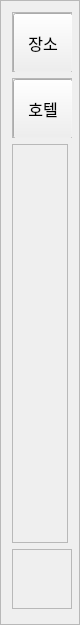
          <widget class="QFrame" name="frame_4">
           <property name="minimumSize">
            <size>
             <width>80</width>
             <height>625</height>
            </size>
           </property>
           <property name="maximumSize">
            <size>
             <width>80</width>
             <height>625</height>
            </size>
           </property>
           <property name="styleSheet">
            <string notr="true"/>
           </property>
           <property name="frameShape">
            <enum>QFrame::StyledPanel</enum>
           </property>
           <property name="frameShadow">
            <enum>QFrame::Raised</enum>
           </property>
           <layout class="QVBoxLayout" name="verticalLayout_8">
            <property name="bottomMargin">
             <number>15</number>
            </property>
            <item>
             <widget class="QFrame" name="frame_24">
              <property name="minimumSize">
               <size>
                <width>60</width>
                <height>60</height>
               </size>
              </property>
              <property name="maximumSize">
               <size>
                <width>60</width>
                <height>60</height>
               </size>
              </property>
              <property name="frameShape">
               <enum>QFrame::StyledPanel</enum>
              </property>
              <property name="frameShadow">
               <enum>QFrame::Raised</enum>
              </property>
              <layout class="QHBoxLayout" name="horizontalLayout_4">
               <property name="spacing">
                <number>0</number>
               </property>
               <property name="leftMargin">
                <number>0</number>
               </property>
               <property name="topMargin">
                <number>0</number>
               </property>
               <property name="rightMargin">
                <number>0</number>
               </property>
               <property name="bottomMargin">
                <number>0</number>
               </property>
               <item>
                <widget class="QPushButton" name="btn_rec_attraction">
                 <property name="minimumSize">
                  <size>
                   <width>60</width>
                   <height>60</height>
                  </size>
                 </property>
                 <property name="maximumSize">
                  <size>
                   <width>60</width>
                   <height>60</height>
                  </size>
                 </property>
                 <property name="font">
                  <font>
                   <family>G마켓 산스 TTF Medium</family>
                   <pointsize>12</pointsize>
                  </font>
                 </property>
                 <property name="text">
                  <string>장소</string>
                 </property>
                </widget>
               </item>
              </layout>
             </widget>
            </item>
            <item>
             <widget class="QFrame" name="frame_23">
              <property name="minimumSize">
               <size>
                <width>60</width>
                <height>60</height>
               </size>
              </property>
              <property name="maximumSize">
               <size>
                <width>60</width>
                <height>60</height>
               </size>
              </property>
              <property name="frameShape">
               <enum>QFrame::StyledPanel</enum>
              </property>
              <property name="frameShadow">
               <enum>QFrame::Raised</enum>
              </property>
              <layout class="QHBoxLayout" name="horizontalLayout_6">
               <property name="leftMargin">
                <number>0</number>
               </property>
               <property name="topMargin">
                <number>0</number>
               </property>
               <property name="rightMargin">
                <number>0</number>
               </property>
               <property name="bottomMargin">
                <number>0</number>
               </property>
               <item>
                <widget class="QPushButton" name="btn_rec_hotel">
                 <property name="minimumSize">
                  <size>
                   <width>60</width>
                   <height>60</height>
                  </size>
                 </property>
                 <property name="maximumSize">
                  <size>
                   <width>60</width>
                   <height>60</height>
                  </size>
                 </property>
                 <property name="font">
                  <font>
                   <family>G마켓 산스 TTF Medium</family>
                   <pointsize>12</pointsize>
                  </font>
                 </property>
                 <property name="text">
                  <string>호텔</string>
                 </property>
                </widget>
               </item>
              </layout>
             </widget>
            </item>
            <item>
             <widget class="QFrame" name="frame_20">
              <property name="frameShape">
               <enum>QFrame::StyledPanel</enum>
              </property>
              <property name="frameShadow">
               <enum>QFrame::Raised</enum>
              </property>
             </widget>
            </item>
            <item>
             <widget class="QFrame" name="frame_21">
              <property name="minimumSize">
               <size>
                <width>60</width>
                <height>60</height>
               </size>
              </property>
              <property name="maximumSize">
               <size>
                <width>60</width>
                <height>60</height>
               </size>
              </property>
              <property name="frameShape">
               <enum>QFrame::StyledPanel</enum>
              </property>
              <property name="frameShadow">
               <enum>QFrame::Raised</enum>
              </property>
              <layout class="QHBoxLayout" name="horizontalLayout_9">
               <property name="spacing">
                <number>0</number>
               </property>
               <property name="leftMargin">
                <number>0</number>
               </property>
               <property name="topMargin">
                <number>0</number>
               </property>
               <property name="rightMargin">
                <number>0</number>
               </property>
               <property name="bottomMargin">
                <number>0</number>
               </property>
               <item>
                <widget class="QLabel" name="btn_back">
                 <property name="minimumSize">
                  <size>
                   <width>50</width>
                   <height>50</height>
                  </size>
                 </property>
                 <property name="maximumSize">
                  <size>
                   <width>50</width>
                   <height>50</height>
                  </size>
                 </property>
                 <property name="text">
                  <string/>
                 </property>
                 <property name="pixmap">
                  <pixmap>../../brown_icons/arrow-left.svg</pixmap>
                 </property>
                </widget>
               </item>
              </layout>
             </widget>
            </item>
           </layout>
          </widget>
